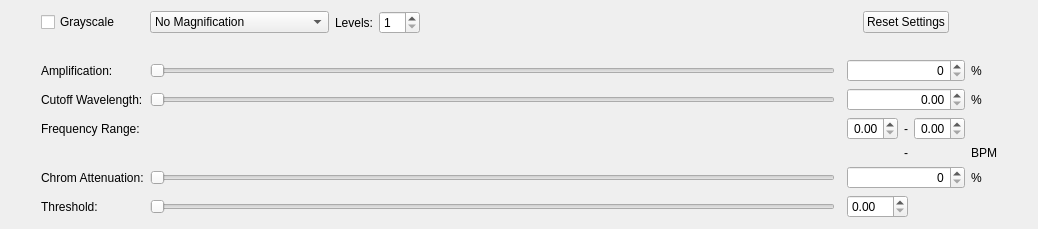
<?xml version="1.0" encoding="UTF-8"?>
<ui version="4.0">
 <class>MagnifyOptions</class>
 <widget class="QWidget" name="MagnifyOptions">
  <property name="geometry">
   <rect>
    <x>0</x>
    <y>0</y>
    <width>1038</width>
    <height>229</height>
   </rect>
  </property>
  <property name="sizePolicy">
   <sizepolicy hsizetype="Minimum" vsizetype="Maximum">
    <horstretch>0</horstretch>
    <verstretch>0</verstretch>
   </sizepolicy>
  </property>
  <property name="minimumSize">
   <size>
    <width>0</width>
    <height>0</height>
   </size>
  </property>
  <property name="windowTitle">
   <string>Form</string>
  </property>
  <layout class="QGridLayout" name="gridLayout_2">
   <item row="6" column="4">
    <widget class="QDoubleSpinBox" name="COLowDoubleSpinBox">
     <property name="sizePolicy">
      <sizepolicy hsizetype="Maximum" vsizetype="Fixed">
       <horstretch>0</horstretch>
       <verstretch>0</verstretch>
      </sizepolicy>
     </property>
     <property name="alignment">
      <set>Qt::AlignRight|Qt::AlignTrailing|Qt::AlignVCenter</set>
     </property>
     <property name="maximum">
      <double>2.000000000000000</double>
     </property>
     <property name="singleStep">
      <double>0.010000000000000</double>
     </property>
    </widget>
   </item>
   <item row="0" column="2" colspan="2">
    <layout class="QHBoxLayout" name="horizontalLayout">
     <item>
      <widget class="QComboBox" name="MagnifcationtypeComboBox">
       <property name="sizePolicy">
        <sizepolicy hsizetype="Maximum" vsizetype="Fixed">
         <horstretch>0</horstretch>
         <verstretch>0</verstretch>
        </sizepolicy>
       </property>
       <property name="currentIndex">
        <number>0</number>
       </property>
       <item>
        <property name="text">
         <string>No Magnification</string>
        </property>
       </item>
       <item>
        <property name="text">
         <string>Color Magnification</string>
        </property>
       </item>
       <item>
        <property name="text">
         <string>Laplace Magnification</string>
        </property>
       </item>
       <item>
        <property name="text">
         <string>Haar Wavelet Magnification</string>
        </property>
       </item>
      </widget>
     </item>
     <item>
      <widget class="QLabel" name="LevelsLabel">
       <property name="toolTip">
        <string>&lt;html&gt;&lt;head/&gt;&lt;body&gt;&lt;p&gt;Number of levels of spatial filter (image pyramid).&lt;ul&gt;&lt;li&gt;&lt;b&gt;Color Magnification:&lt;/b&gt;The higher the level, the faster the algorithm, the worse the precision of the measured signal. If level too low, the amplified signal is too low.&lt;/li&gt;&lt;li&gt;&lt;b&gt;Motion Magnification:&lt;/b&gt;The higher the level, the more big movements are amplified, so the less little movements are amplified.&lt;/li&gt;&lt;/ul&gt;&lt;/p&gt;&lt;/body&gt;&lt;/html&gt;</string>
       </property>
       <property name="whatsThis">
        <string>&lt;html&gt;&lt;head/&gt;&lt;body&gt;&lt;p&gt;&lt;span style=&quot; color:#000000;&quot;&gt;Number of levels of spatial filter (image pyramid).&lt;/span&gt;&lt;/p&gt;&lt;/body&gt;&lt;/html&gt;</string>
       </property>
       <property name="text">
        <string>Levels:</string>
       </property>
      </widget>
     </item>
     <item>
      <widget class="QSpinBox" name="LevelsSpinBox">
       <property name="sizePolicy">
        <sizepolicy hsizetype="Maximum" vsizetype="Fixed">
         <horstretch>0</horstretch>
         <verstretch>0</verstretch>
        </sizepolicy>
       </property>
       <property name="whatsThis">
        <string>&lt;html&gt;&lt;head/&gt;&lt;body&gt;&lt;p&gt;Number of levels of spatial filter (image pyramid).&lt;/p&gt;&lt;ul style=&quot;margin-top: 0px; margin-bottom: 0px; margin-left: 0px; margin-right: 0px; -qt-list-indent: 1;&quot;&gt;&lt;li style=&quot; margin-top:12px; margin-bottom:0px; margin-left:0px; margin-right:0px; -qt-block-indent:0; text-indent:0px;&quot;&gt;Motion: The higher the value, the slower the processing, the less noise and fast/small movements&lt;/li&gt;&lt;li style=&quot; margin-top:0px; margin-bottom:12px; margin-left:0px; margin-right:0px; -qt-block-indent:0; text-indent:0px;&quot;&gt;Color: The higher the value, the faster the processing, the more artifacts you get&lt;/li&gt;&lt;/ul&gt;&lt;/body&gt;&lt;/html&gt;</string>
       </property>
       <property name="minimum">
        <number>1</number>
       </property>
       <property name="maximum">
        <number>10</number>
       </property>
      </widget>
     </item>
     <item>
      <spacer name="horizontalSpacer">
       <property name="orientation">
        <enum>Qt::Horizontal</enum>
       </property>
       <property name="sizeHint" stdset="0">
        <size>
         <width>40</width>
         <height>20</height>
        </size>
       </property>
      </spacer>
     </item>
    </layout>
   </item>
   <item row="8" column="7">
    <widget class="QLabel" name="ChromValLabel">
     <property name="text">
      <string>%</string>
     </property>
    </widget>
   </item>
   <item row="7" column="5">
    <widget class="QLabel" name="BpmSpacer">
     <property name="text">
      <string>-</string>
     </property>
    </widget>
   </item>
   <item row="5" column="4" colspan="3">
    <widget class="QDoubleSpinBox" name="COWavelengthSpinBox">
     <property name="alignment">
      <set>Qt::AlignRight|Qt::AlignTrailing|Qt::AlignVCenter</set>
     </property>
     <property name="maximum">
      <double>100.000000000000000</double>
     </property>
    </widget>
   </item>
   <item row="0" column="1">
    <widget class="QCheckBox" name="grayscaleCheckBox">
     <property name="sizePolicy">
      <sizepolicy hsizetype="Maximum" vsizetype="Fixed">
       <horstretch>0</horstretch>
       <verstretch>0</verstretch>
      </sizepolicy>
     </property>
     <property name="toolTip">
      <string>&lt;html&gt;&lt;head/&gt;&lt;body&gt;&lt;p&gt;Converts images in grayscale before processing. Speeds up processing.&lt;/p&gt;&lt;/body&gt;&lt;/html&gt;</string>
     </property>
     <property name="whatsThis">
      <string>&lt;html&gt;&lt;head/&gt;&lt;body&gt;&lt;p&gt;&lt;span style=&quot; color:#000000;&quot;&gt;Converts images in grayscale before processing. Speeds up processing.&lt;/span&gt;&lt;/p&gt;&lt;/body&gt;&lt;/html&gt;</string>
     </property>
     <property name="text">
      <string>Grayscale</string>
     </property>
    </widget>
   </item>
   <item row="8" column="2">
    <widget class="QSlider" name="ChromSlider">
     <property name="maximum">
      <number>100</number>
     </property>
     <property name="orientation">
      <enum>Qt::Horizontal</enum>
     </property>
     <property name="invertedAppearance">
      <bool>false</bool>
     </property>
    </widget>
   </item>
   <item row="8" column="1">
    <widget class="QLabel" name="ChromLabel">
     <property name="toolTip">
      <string>&lt;html&gt;&lt;head/&gt;&lt;body&gt;&lt;p&gt;&lt;span style=&quot; font-weight:600;&quot;&gt;Chrom Attenuation&lt;/span&gt;&lt;/p&gt;&lt;p&gt;Chrominance channel magnification. The higher the value, the more colorful the movements.&lt;/p&gt;&lt;/body&gt;&lt;/html&gt;</string>
     </property>
     <property name="whatsThis">
      <string>&lt;html&gt;&lt;head/&gt;&lt;body&gt;&lt;p&gt;&lt;span style=&quot; font-weight:600;&quot;&gt;Chrom Attenuation&lt;/span&gt;&lt;/p&gt;&lt;p&gt;Chrominance channel magnification. The higher the value, the more colorful the movements.&lt;/p&gt;&lt;/body&gt;&lt;/html&gt;</string>
     </property>
     <property name="text">
      <string>Chrom Attenuation:</string>
     </property>
    </widget>
   </item>
   <item row="4" column="4" colspan="3">
    <widget class="QSpinBox" name="AmplificationSpinBox">
     <property name="sizePolicy">
      <sizepolicy hsizetype="Minimum" vsizetype="Fixed">
       <horstretch>0</horstretch>
       <verstretch>0</verstretch>
      </sizepolicy>
     </property>
     <property name="alignment">
      <set>Qt::AlignRight|Qt::AlignTrailing|Qt::AlignVCenter</set>
     </property>
     <property name="maximum">
      <number>200</number>
     </property>
    </widget>
   </item>
   <item row="5" column="1">
    <widget class="QLabel" name="COWavelengthLabel">
     <property name="toolTip">
      <string>&lt;html&gt;&lt;head/&gt;&lt;body&gt;&lt;p&gt;&lt;span style=&quot; font-weight:600;&quot;&gt;Cutoff Wavelength&lt;/span&gt;&lt;/p&gt;&lt;p&gt;The higher the value, the less noise and small/short movements are amplified.&lt;/p&gt;&lt;/body&gt;&lt;/html&gt;</string>
     </property>
     <property name="whatsThis">
      <string>&lt;html&gt;&lt;head/&gt;&lt;body&gt;&lt;p&gt;&lt;span style=&quot; font-weight:600;&quot;&gt;Cutoff Wavelength&lt;/span&gt;&lt;/p&gt;&lt;p&gt;The higher the value, the less noise and small/short movements are amplified.&lt;/p&gt;&lt;/body&gt;&lt;/html&gt;</string>
     </property>
     <property name="text">
      <string>Cutoff Wavelength:</string>
     </property>
    </widget>
   </item>
   <item row="4" column="7">
    <widget class="QLabel" name="AmplificationValLabel">
     <property name="text">
      <string>%</string>
     </property>
    </widget>
   </item>
   <item row="6" column="8">
    <spacer name="horizontalSpacer_2">
     <property name="orientation">
      <enum>Qt::Horizontal</enum>
     </property>
     <property name="sizeType">
      <enum>QSizePolicy::Maximum</enum>
     </property>
     <property name="sizeHint" stdset="0">
      <size>
       <width>30</width>
       <height>0</height>
      </size>
     </property>
    </spacer>
   </item>
   <item row="6" column="5">
    <widget class="QLabel" name="HzSpacer">
     <property name="text">
      <string>-</string>
     </property>
     <property name="alignment">
      <set>Qt::AlignCenter</set>
     </property>
    </widget>
   </item>
   <item row="3" column="2">
    <spacer name="verticalSpacer">
     <property name="orientation">
      <enum>Qt::Vertical</enum>
     </property>
     <property name="sizeHint" stdset="0">
      <size>
       <width>0</width>
       <height>20</height>
      </size>
     </property>
    </spacer>
   </item>
   <item row="5" column="2">
    <widget class="QSlider" name="COWavelengthSlider">
     <property name="maximum">
      <number>1000</number>
     </property>
     <property name="orientation">
      <enum>Qt::Horizontal</enum>
     </property>
    </widget>
   </item>
   <item row="4" column="1">
    <widget class="QLabel" name="AmplificationLabel">
     <property name="toolTip">
      <string>&lt;html&gt;&lt;head/&gt;&lt;body&gt;&lt;p&gt;&lt;span style=&quot; font-weight:600;&quot;&gt;Amplification factor &lt;/span&gt;&lt;/p&gt;&lt;p&gt;The higher the factor, the more movements are amplified. Reduce Amplification or enhance Cutoff Wavelength to reduce noise.&lt;/p&gt;&lt;/body&gt;&lt;/html&gt;</string>
     </property>
     <property name="toolTipDuration">
      <number>-1</number>
     </property>
     <property name="whatsThis">
      <string>&lt;html&gt;&lt;head/&gt;&lt;body&gt;&lt;p&gt;&lt;span style=&quot; font-weight:600;&quot;&gt;Amplification factor &lt;/span&gt;&lt;/p&gt;&lt;p&gt;The higher the factor, the more movements are amplified. Reduce Amplification or enhance Cutoff Wavelength to reduce noise.&lt;/p&gt;&lt;/body&gt;&lt;/html&gt;</string>
     </property>
     <property name="text">
      <string>Amplification:</string>
     </property>
    </widget>
   </item>
   <item row="7" column="4">
    <widget class="QLabel" name="loBpm">
     <property name="text">
      <string/>
     </property>
     <property name="alignment">
      <set>Qt::AlignCenter</set>
     </property>
    </widget>
   </item>
   <item row="6" column="6">
    <widget class="QDoubleSpinBox" name="COHighDoubleSpinBox">
     <property name="sizePolicy">
      <sizepolicy hsizetype="Maximum" vsizetype="Fixed">
       <horstretch>0</horstretch>
       <verstretch>0</verstretch>
      </sizepolicy>
     </property>
     <property name="alignment">
      <set>Qt::AlignRight|Qt::AlignTrailing|Qt::AlignVCenter</set>
     </property>
     <property name="minimum">
      <double>0.000000000000000</double>
     </property>
     <property name="maximum">
      <double>2.000000000000000</double>
     </property>
     <property name="singleStep">
      <double>0.010000000000000</double>
     </property>
    </widget>
   </item>
   <item row="5" column="7">
    <widget class="QLabel" name="COWavelengthValLabel">
     <property name="text">
      <string>%</string>
     </property>
    </widget>
   </item>
   <item row="6" column="1">
    <widget class="QLabel" name="DoubleSliderLabel">
     <property name="toolTip">
      <string>&lt;html&gt;&lt;head/&gt;&lt;body&gt;&lt;p&gt;&lt;span style=&quot; font-weight:600;&quot;&gt;Frequency Range&lt;/span&gt;&lt;/p&gt;&lt;p&gt;Upper and lower cutoff value for temporal frequency filter. Low values amplify slow movements, high values amplify fast movements.&lt;/p&gt;&lt;/body&gt;&lt;/html&gt;</string>
     </property>
     <property name="whatsThis">
      <string>&lt;html&gt;&lt;head/&gt;&lt;body&gt;&lt;p&gt;&lt;span style=&quot; font-weight:600;&quot;&gt;Frequency Range&lt;/span&gt;&lt;/p&gt;&lt;p&gt;Upper and lower cutoff value for temporal frequency filter. Low values amplify slow movements, high values amplify fast movements.&lt;/p&gt;&lt;/body&gt;&lt;/html&gt;</string>
     </property>
     <property name="text">
      <string>Frequency Range:</string>
     </property>
    </widget>
   </item>
   <item row="6" column="0">
    <spacer name="horizontalSpacer_3">
     <property name="orientation">
      <enum>Qt::Horizontal</enum>
     </property>
     <property name="sizeType">
      <enum>QSizePolicy::Maximum</enum>
     </property>
     <property name="sizeHint" stdset="0">
      <size>
       <width>30</width>
       <height>0</height>
      </size>
     </property>
    </spacer>
   </item>
   <item row="4" column="2">
    <widget class="QSlider" name="AmplificationSlider">
     <property name="maximum">
      <number>200</number>
     </property>
     <property name="orientation">
      <enum>Qt::Horizontal</enum>
     </property>
    </widget>
   </item>
   <item row="0" column="4" colspan="3">
    <layout class="QHBoxLayout" name="horizontalLayout_2">
     <item>
      <widget class="QPushButton" name="resetButton">
       <property name="sizePolicy">
        <sizepolicy hsizetype="Maximum" vsizetype="Fixed">
         <horstretch>0</horstretch>
         <verstretch>0</verstretch>
        </sizepolicy>
       </property>
       <property name="layoutDirection">
        <enum>Qt::LeftToRight</enum>
       </property>
       <property name="autoFillBackground">
        <bool>false</bool>
       </property>
       <property name="text">
        <string>Reset Settings</string>
       </property>
      </widget>
     </item>
    </layout>
   </item>
   <item row="7" column="7">
    <widget class="QLabel" name="BpmLabel">
     <property name="text">
      <string>BPM</string>
     </property>
    </widget>
   </item>
   <item row="8" column="4" colspan="3">
    <widget class="QSpinBox" name="ChromSpinBox">
     <property name="sizePolicy">
      <sizepolicy hsizetype="Minimum" vsizetype="Fixed">
       <horstretch>0</horstretch>
       <verstretch>0</verstretch>
      </sizepolicy>
     </property>
     <property name="alignment">
      <set>Qt::AlignRight|Qt::AlignTrailing|Qt::AlignVCenter</set>
     </property>
     <property name="maximum">
      <number>100</number>
     </property>
    </widget>
   </item>
   <item row="7" column="6">
    <widget class="QLabel" name="hiBpm">
     <property name="text">
      <string/>
     </property>
     <property name="alignment">
      <set>Qt::AlignCenter</set>
     </property>
    </widget>
   </item>
   <item row="6" column="2">
    <layout class="QHBoxLayout" name="doubleSliderField"/>
   </item>
   <item row="9" column="1">
    <widget class="QLabel" name="ThresholdLabel">
     <property name="text">
      <string>Threshold:</string>
     </property>
    </widget>
   </item>
   <item row="6" column="7">
    <widget class="QLabel" name="DoubleSliderValLabel">
     <property name="text">
      <string/>
     </property>
    </widget>
   </item>
   <item row="9" column="2">
    <widget class="QSlider" name="ThresholdSlider">
     <property name="maximum">
      <number>2000</number>
     </property>
     <property name="orientation">
      <enum>Qt::Horizontal</enum>
     </property>
    </widget>
   </item>
   <item row="9" column="4" colspan="2">
    <widget class="QDoubleSpinBox" name="ThresholdSpinBox"/>
   </item>
  </layout>
 </widget>
 <resources/>
 <connections>
  <connection>
   <sender>AmplificationSlider</sender>
   <signal>valueChanged(int)</signal>
   <receiver>AmplificationSpinBox</receiver>
   <slot>setValue(int)</slot>
   <hints>
    <hint type="sourcelabel">
     <x>535</x>
     <y>99</y>
    </hint>
    <hint type="destinationlabel">
     <x>969</x>
     <y>104</y>
    </hint>
   </hints>
  </connection>
  <connection>
   <sender>AmplificationSpinBox</sender>
   <signal>valueChanged(int)</signal>
   <receiver>AmplificationSlider</receiver>
   <slot>setValue(int)</slot>
   <hints>
    <hint type="sourcelabel">
     <x>969</x>
     <y>104</y>
    </hint>
    <hint type="destinationlabel">
     <x>535</x>
     <y>99</y>
    </hint>
   </hints>
  </connection>
  <connection>
   <sender>ChromSpinBox</sender>
   <signal>valueChanged(int)</signal>
   <receiver>ChromSlider</receiver>
   <slot>setValue(int)</slot>
   <hints>
    <hint type="sourcelabel">
     <x>969</x>
     <y>196</y>
    </hint>
    <hint type="destinationlabel">
     <x>283</x>
     <y>186</y>
    </hint>
   </hints>
  </connection>
  <connection>
   <sender>ChromSlider</sender>
   <signal>valueChanged(int)</signal>
   <receiver>ChromSpinBox</receiver>
   <slot>setValue(int)</slot>
   <hints>
    <hint type="sourcelabel">
     <x>283</x>
     <y>186</y>
    </hint>
    <hint type="destinationlabel">
     <x>969</x>
     <y>196</y>
    </hint>
   </hints>
  </connection>
 </connections>
</ui>
